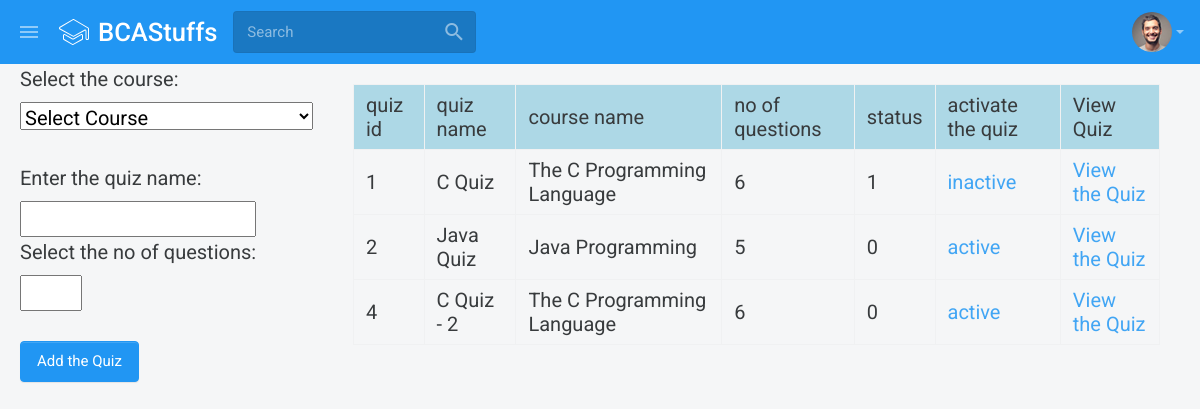
The app's page /AdminSide/make_quiz.php with its own data.
### tables this page shows
CREATE TABLE IF NOT EXISTS `quiz` (
  `quiz_id` int(11) NOT NULL AUTO_INCREMENT,
  `quiz_name` varchar(100) NOT NULL,
  `course_id` int(11) NOT NULL,
  `no_of_questions` int(11) NOT NULL,
  `status` int(1) NOT NULL DEFAULT '0',
  PRIMARY KEY (`quiz_id`)
);

CREATE TABLE IF NOT EXISTS `course_master` (
  `course_id` int(100) NOT NULL AUTO_INCREMENT,
  `course_name` varchar(100) NOT NULL,
  `fees` int(100) NOT NULL,
  `pic` varchar(100) NOT NULL,
  PRIMARY KEY (`course_id`)
);

### AdminSide/make_quiz.php (the view, shortened to what this page needs)
<?php
include 'header.php';
include 'connection.php';
?>
<head>
</head>
<body style="font-size: 20px;">
				<div class="form-group" style="padding-left: 20px;">
					<form action="" method="POST" enctype="multipart/form-data">
						<label>Select the course:</label>
						<div class="dropdown">
							<select id="coursedd" name="coursedd" onChange="change_topic(this.value)">
								<option>Select Course</option>
							</select>
						</div><br>
						<label>Enter the quiz name:</label><br>
						<input type="text" name="quizname"><br>
						<label>Select the no of questions:</label><br>
						<input type="number" name="noque" min="1" max="20">
						<div><br>
							<input class="btn btn-primary" type="submit" name="save" id="save" value="Add the Quiz">
						</div>
					</div>
		<div class="container-fluid">
			<div class="row">
				<div class="col-md-12">
					<div class="card-body">
							<table class="table table-bordered table-hover" border="1" >
								<tbody class="">
									<tr class="" style="background-color: lightblue;">
										<td>quiz id</td>
										<td>quiz name</td>
										<td>course name</td>
										<td>no of questions</td>
										<td>status</td>
										<td>activate the quiz</td>
										<td>View Quiz</td>
									</tr>
									<?php
									$sql2 = "SELECT q.quiz_id,q.quiz_name,c.course_name,q.no_of_questions,q.status,q.course_id from quiz q,course_master c where q.course_id=c.course_id";
									$run2=mysqli_query($con,$sql2);
									while($result3=mysqli_fetch_array($run2))
									{
										?>
										<tr>
											<td><?php echo $result3[0];?></td>
											<td><?php echo $result3[1]; ?></td>
											<td><?php echo $result3[2];?></td>
											<td><?php echo $result3[3];?></td>
											<td><?php echo $result3[4];?></td>
											<td>
												<?php if($result3[4] == 0){
													echo "<a href='active_quiz?quiz_id=$result3[0]'>active</a>";
												}
												else{
													echo "<a href='active_quiz?quiz_id=$result3[0]'>inactive</a>";
												}
												?>
											</td>
											<td><a href="view-quiz.php?quiz_id=<?php echo $result3[0] ;?>&course_id=<?php echo $result3[5] ;?>&noque=<?php echo $result3[3];?>">View the Quiz</a></td>
										</tr>
											<?php
										}
										?>
									</tbody>
								</table>
							</div>
						</div>
					</div>
				</div>
		</body>
<?php
 include "sidebar.php";
?>

### AdminSide/header.php (shortened to what this page needs)
<!DOCTYPE html>
<html lang="en" dir="ltr">
<head>
    <link type="text/css" href="assets/vendor/perfect-scrollbar.css" rel="stylesheet">
    <link type="text/css" href="assets/css/material-icons.css" rel="stylesheet">
    <link type="text/css" href="assets/css/material-icons.rtl.css" rel="stylesheet">
    <link type="text/css" href="assets/css/fontawesome.css" rel="stylesheet">
    <link type="text/css" href="assets/css/fontawesome.rtl.css" rel="stylesheet">
    <link type="text/css" href="assets/css/app.css" rel="stylesheet">
    <link type="text/css" href="assets/css/app.rtl.css" rel="stylesheet">
</head>
<body class=" layout-fluid">
    <div class="mdk-header-layout js-mdk-header-layout">
        <div id="header" data-fixed class="mdk-header js-mdk-header mb-0">
            <div class="mdk-header__content">
                <nav id="default-navbar" class="navbar navbar-expand navbar-dark bg-primary m-0">
                    <div class="container-fluid">
                        <button class="navbar-toggler d-block" data-toggle="sidebar" type="button">
                            <span class="material-icons">menu</span>
                        </button>
                        <a href="index.php" class="navbar-brand">
                            <img src="assets/images/logo/white.svg" class="mr-2" alt="LearnPlus" />
                            <span class="d-none d-xs-md-block">BCAStuffs</span>
                        </a>
                        <form class="search-form d-none d-md-flex">
                            <input type="text" class="form-control" placeholder="Search">
                            <button class="btn" type="button"><i
                                    class="material-icons font-size-24pt">search</i></button>
                        </form>
                        <ul class="nav navbar-nav flex-nowrap">
                            <li class="nav-item dropdown ml-1 ml-md-3">
                                <a class="nav-link dropdown-toggle" data-toggle="dropdown" href="#" role="button"><img
                                        src="assets/images/people/50/guy-6.jpg" alt="Avatar" class="rounded-circle"
                                        width="40"></a>
                            </li>
                        </ul>
                    </div>
                </nav>
            </div>
        </div>
        <div class="mdk-header-layout__content">
            <div data-push data-responsive-width="992px" class="mdk-drawer-layout js-mdk-drawer-layout">

### AdminSide/sidebar.php (shortened to what this page needs)
</body>
</html>

### records on screen
quiz: quiz_id "1", quiz_name "C Quiz", course.course_name "The C Programming Language", no_of_questions "6", status "1"
quiz: quiz_id "2", quiz_name "Java Quiz", course.course_name "Java Programming", no_of_questions "5", status "0"
quiz: quiz_id "4", quiz_name "C Quiz - 2", course.course_name "The C Programming Language", no_of_questions "6", status "0"
